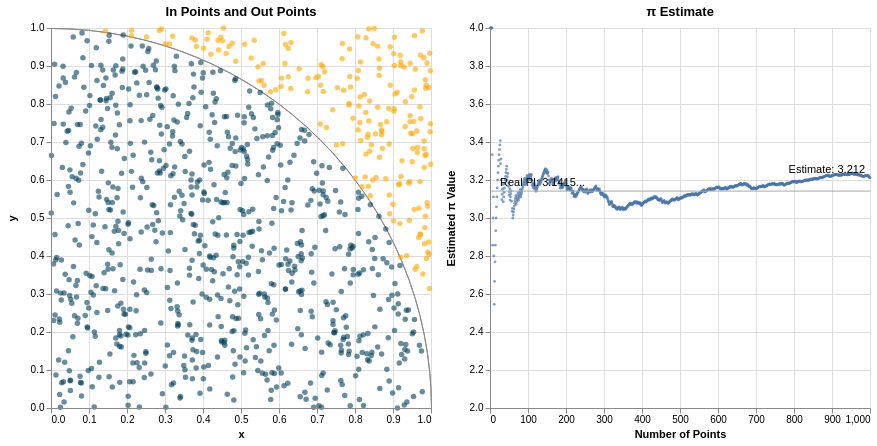

Source (Vega-Lite JSON):
### Vega specification from a JSON file in a GitHub repository (floating-point values rounded to 4 significant figures)
{"$schema": "https://vega.github.io/schema/vega/v5.json", "autosize": "pad", "padding": 5, "height": 380, "data": [{"name": "random_data", "transform": [{"type": "sequence", "start": 1, "stop": 5001}, {"type": "formula", "as": "x", "expr": "random()"}, {"type": "formula", "as": "y", "expr": "random()"}, {"type": "filter", "expr": "datum.data <= num_points"}]}, {"name": "pi_estimates", "source": "random_data", "transform": [{"type": "formula", "as": "is_inside", "expr": "(datum.x * datum.x + datum.y * datum.y) < 1"}, {"type": "window", "fields": ["is_inside"], "ops": ["sum"], "as": ["num_inside"]}, {"type": "formula", "as": "estimate", "expr": "4 * datum.num_inside / datum.data"}]}, {"name": "pi_estimate", "source": "pi_estimates", "transform": [{"type": "filter", "expr": "datum.data == num_points"}, {"type": "formula", "as": "value", "expr": "datum.estimate"}]}, {"name": "pi", "values": [{"value": 3.142}]}], "signals": [{"name": "num_points", "value": 1000, "bind": {"input": "range", "min": 10, "max": 5000, "step": 1, "debounce": 10}}], "layout": {"padding": 10, "offset": 20, "bounds": "full", "align": "all"}, "marks": [{"type": "group", "style": "cell", "title": {"text": "In Points and Out Points", "frame": "group"}, "encode": {"update": {"width": {"signal": "height"}, "height": {"signal": "height"}}}, "marks": [{"type": "arc", "encode": {"enter": {"stroke": {"value": "#888"}, "strokeWidth": {"value": 1}, "startAngle": {"signal": "1.570796"}, "endAngle": {"value": 0}, "x": {"value": 0.5}, "y": {"signal": "height + 0.5"}, "innerRadius": {"signal": "height"}, "outerRadius": {"signal": "height"}}}}, {"type": "symbol", "style": ["circle"], "from": {"data": "random_data"}, "encode": {"update": {"opacity": {"value": 0.6}, "fill": [{"test": "sqrt(datum.x * datum.x + datum.y * datum.y) <= 1", "value": "#003f5c"}, {"value": "#ffa600"}], "x": {"scale": "x_scale", "field": "x"}, "y": {"scale": "y_scale", "field": "y"}, "shape": {"value": "circle"}}}}], "axes": [{"scale": "x_scale", "orient": "bottom", "title": "x", "labelFlush": true, "labelOverlap": true, "zindex": 1}, {"scale": "x_scale", "orient": "bottom", "grid": true, "gridScale": "y_scale", "domain": false, "labels": false, "maxExtent": 0, "minExtent": 0, "ticks": false, "zindex": 0}, {"scale": "y_scale", "orient": "left", "title": "y", "labelOverlap": true, "zindex": 1}, {"scale": "y_scale", "orient": "left", "grid": true, "gridScale": "x_scale", "domain": false, "labels": false, "maxExtent": 0, "minExtent": 0, "ticks": false, "zindex": 0}]}, {"type": "group", "name": "concat_1_group", "style": "cell", "title": {"text": "π Estimate", "frame": "group"}, "encode": {"update": {"width": {"signal": "height"}, "height": {"signal": "height"}}}, "marks": [{"type": "symbol", "style": ["circle"], "from": {"data": "pi_estimates"}, "encode": {"update": {"opacity": {"value": 0.7}, "fill": {"value": "#4c78a8"}, "x": {"scale": "data_point_scale", "field": "data"}, "y": {"scale": "pi_scale", "field": "estimate"}, "size": {"value": 8}, "shape": {"value": "circle"}}}}, {"type": "rule", "from": {"data": "pi"}, "encode": {"update": {"stroke": {"value": "darkgrey"}, "x": {"value": 0}, "y": {"scale": "pi_scale", "field": "value"}, "x2": {"field": {"group": "width"}}}}}, {"type": "text", "from": {"data": "pi"}, "encode": {"update": {"align": {"value": "left"}, "x": {"value": 10}, "fill": {"value": "black"}, "y": {"scale": "pi_scale", "field": "value", "offset": -5}, "text": {"value": "Real PI: 3.1415..."}}}}, {"type": "text", "from": {"data": "pi_estimate"}, "encode": {"update": {"align": {"value": "right"}, "x": {"signal": "height", "offset": -5}, "dy": {"value": -5}, "fill": {"value": "black"}, "y": {"scale": "pi_scale", "field": "value"}, "text": {"signal": "'Estimate: ' + format(datum.estimate, ',.3f')"}}}}], "axes": [{"scale": "data_point_scale", "orient": "bottom", "title": "Number of Points", "labelFlush": true, "labelOverlap": true, "zindex": 1}, {"scale": "data_point_scale", "orient": "bottom", "grid": true, "gridScale": "pi_scale", "domain": false, "labels": false, "maxExtent": 0, "minExtent": 0, "ticks": false, "zindex": 0}, {"scale": "pi_scale", "orient": "left", "title": "Estimated π Value", "labelOverlap": true, "zindex": 1}, {"scale": "pi_scale", "orient": "left", "grid": true, "gridScale": "data_point_scale", "domain": false, "labels": false, "maxExtent": 0, "minExtent": 0, "ticks": false, "zindex": 0}]}], "scales": [{"name": "x_scale", "type": "linear", "domain": [0, 1], "range": "height", "reverse": true, "nice": true, "zero": true}, {"name": "y_scale", "type": "linear", "domain": [0, 1], "range": "height", "nice": true, "zero": true}, {"name": "data_point_scale", "type": "linear", "domain": {"data": "pi_estimates", "field": "data"}, "range": "height", "reverse": true, "nice": false, "zero": true}, {"name": "pi_scale", "type": "linear", "domain": {"fields": [[2, 4], {"data": "pi", "field": "value"}, {"data": "pi_estimates", "field": "estimate"}]}, "range": "height", "nice": true, "zero": false}], "config": {"axisY": {"minExtent": 30}}}
